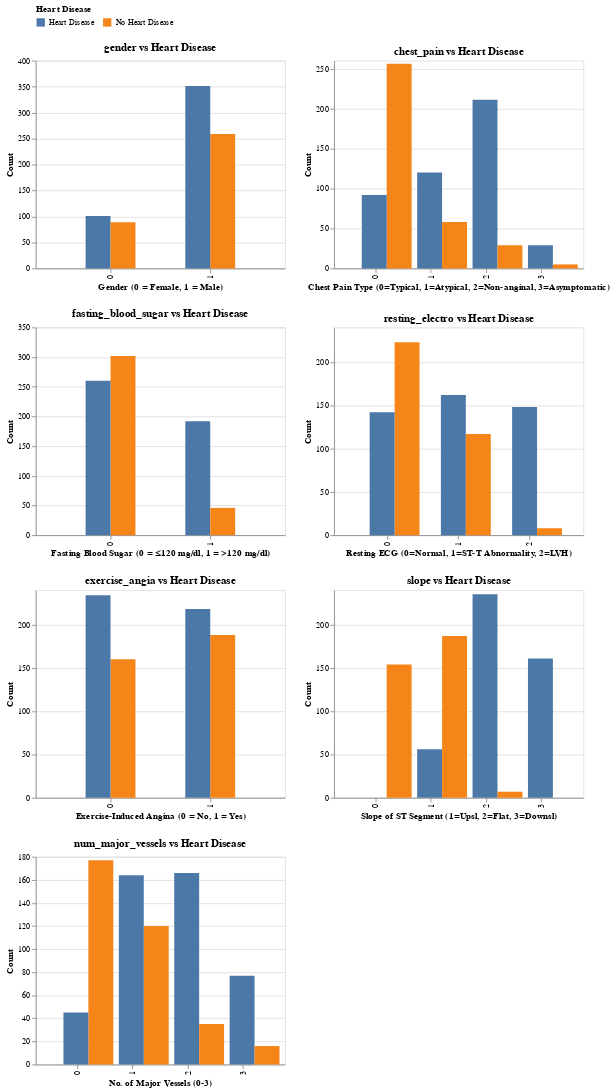

Here is the notebook cell this chart was saved with:
### Markdown cell above
#### Categorical Features vs Target

Grouped bar charts are used to compare categorical variables (e.g., gender, chest pain type) against the target variable. This identifies category-level patterns and helps determine how these features relate to heart disease.

The gender chart shows that more males were diagnosed with heart disease compared to females. The chest-pain chart shows that more people with typical chest pain have no heart disease, while Atypical and non-anginal chest pain tend to have higher heart-disease counts. Also, asymptomatic patients appear less among healthy individuals and more among those with heart disease.

For fasting blood sugar, most people fall in the normal range, and the heart-disease group is only slightly higher than the no-disease group. In the high blood-sugar category, the numbers are low for both, but individuals with heart disease are significantly higher than those without heart disease.

People without heart disease are more in the normal ECG category, while people with heart disease are more in the ST-T Abnormality and LVH categories. Exercise-induced angina clearly shows that people with chest pain during exercise are much more likely to have heart disease. The number of major blood vessels chart shows that people with a higher number of vessels tend to have higher heart disease counts. Finally, the slope of the ST segment shows that certain ECG patterns, like a flat or down-sloping ST, are more common in those with heart disease.

### Code cell
cat_cols = ['gender','chest_pain','fasting_blood_sugar','resting_electro','exercise_angia','slope','num_major_vessels']

axis_titles = {
    'gender': 'Gender (0 = Female, 1 = Male)',
    'chest_pain': 'Chest Pain Type (0=Typical, 1=Atypical, 2=Non-anginal, 3=Asymptomatic)',
    'fasting_blood_sugar': 'Fasting Blood Sugar (0 = ≤120 mg/dl, 1 = >120 mg/dl)',
    'resting_electro': 'Resting ECG (0=Normal, 1=ST-T Abnormality, 2=LVH)',
    'exercise_angia': 'Exercise-Induced Angina (0 = No, 1 = Yes)',
    'slope': 'Slope of ST Segment (1=Upsl, 2=Flat, 3=Downsl)',
    'num_major_vessels': 'No. of Major Vessels (0-3)'}

charts = []

for col in axis_titles.keys():
    chart = alt.Chart(train_heart).mark_bar(size=30).encode(
        x=alt.X(
            f'{col}:N',
            title=axis_titles[col],     
            scale=alt.Scale(paddingInner=0.5, paddingOuter=0.5)),
        xOffset='target:N',
        y=alt.Y('count()', title='Count'),
        color=alt.Color('target:N', title='Heart Disease'),
        tooltip=[alt.Tooltip('count()', title='Count')]).properties(
        title=f'{col} vs Heart Disease',
        width=300,
        height=250)
    charts.append(chart)


rows = []
for i in range(0, len(charts), 2):
    rows.append(alt.hconcat(*charts[i:i+2]))

final_chart = alt.vconcat(*rows).configure_legend(
    orient='top')
final_chart

### Figure 1 — Vega-Lite specification as saved in the notebook (floating-point values rounded to 4 significant figures; data arrays with more than 128 entries replaced by an {"elided": "..."} marker saying what was removed)
{"config": {"view": {"continuousWidth": 300, "continuousHeight": 300}, "legend": {"orient": "top"}}, "vconcat": [{"hconcat": [{"mark": {"type": "bar", "size": 30}, "encoding": {"color": {"field": "target", "title": "Heart Disease", "type": "nominal"}, "tooltip": [{"aggregate": "count", "title": "Count", "type": "quantitative"}], "x": {"field": "gender", "scale": {"paddingInner": 0.5, "paddingOuter": 0.5}, "title": "Gender (0 = Female, 1 = Male)", "type": "nominal"}, "xOffset": {"field": "target", "type": "nominal"}, "y": {"aggregate": "count", "title": "Count", "type": "quantitative"}}, "height": 250, "title": "gender vs Heart Disease", "width": 300}, {"mark": {"type": "bar", "size": 30}, "encoding": {"color": {"field": "target", "title": "Heart Disease", "type": "nominal"}, "tooltip": [{"aggregate": "count", "title": "Count", "type": "quantitative"}], "x": {"field": "chest_pain", "scale": {"paddingInner": 0.5, "paddingOuter": 0.5}, "title": "Chest Pain Type (0=Typical, 1=Atypical, 2=Non-anginal, 3=Asymptomatic)", "type": "nominal"}, "xOffset": {"field": "target", "type": "nominal"}, "y": {"aggregate": "count", "title": "Count", "type": "quantitative"}}, "height": 250, "title": "chest_pain vs Heart Disease", "width": 300}]}, {"hconcat": [{"mark": {"type": "bar", "size": 30}, "encoding": {"color": {"field": "target", "title": "Heart Disease", "type": "nominal"}, "tooltip": [{"aggregate": "count", "title": "Count", "type": "quantitative"}], "x": {"field": "fasting_blood_sugar", "scale": {"paddingInner": 0.5, "paddingOuter": 0.5}, "title": "Fasting Blood Sugar (0 = ≤120 mg/dl, 1 = >120 mg/dl)", "type": "nominal"}, "xOffset": {"field": "target", "type": "nominal"}, "y": {"aggregate": "count", "title": "Count", "type": "quantitative"}}, "height": 250, "title": "fasting_blood_sugar vs Heart Disease", "width": 300}, {"mark": {"type": "bar", "size": 30}, "encoding": {"color": {"field": "target", "title": "Heart Disease", "type": "nominal"}, "tooltip": [{"aggregate": "count", "title": "Count", "type": "quantitative"}], "x": {"field": "resting_electro", "scale": {"paddingInner": 0.5, "paddingOuter": 0.5}, "title": "Resting ECG (0=Normal, 1=ST-T Abnormality, 2=LVH)", "type": "nominal"}, "xOffset": {"field": "target", "type": "nominal"}, "y": {"aggregate": "count", "title": "Count", "type": "quantitative"}}, "height": 250, "title": "resting_electro vs Heart Disease", "width": 300}]}, {"hconcat": [{"mark": {"type": "bar", "size": 30}, "encoding": {"color": {"field": "target", "title": "Heart Disease", "type": "nominal"}, "tooltip": [{"aggregate": "count", "title": "Count", "type": "quantitative"}], "x": {"field": "exercise_angia", "scale": {"paddingInner": 0.5, "paddingOuter": 0.5}, "title": "Exercise-Induced Angina (0 = No, 1 = Yes)", "type": "nominal"}, "xOffset": {"field": "target", "type": "nominal"}, "y": {"aggregate": "count", "title": "Count", "type": "quantitative"}}, "height": 250, "title": "exercise_angia vs Heart Disease", "width": 300}, {"mark": {"type": "bar", "size": 30}, "encoding": {"color": {"field": "target", "title": "Heart Disease", "type": "nominal"}, "tooltip": [{"aggregate": "count", "title": "Count", "type": "quantitative"}], "x": {"field": "slope", "scale": {"paddingInner": 0.5, "paddingOuter": 0.5}, "title": "Slope of ST Segment (1=Upsl, 2=Flat, 3=Downsl)", "type": "nominal"}, "xOffset": {"field": "target", "type": "nominal"}, "y": {"aggregate": "count", "title": "Count", "type": "quantitative"}}, "height": 250, "title": "slope vs Heart Disease", "width": 300}]}, {"hconcat": [{"mark": {"type": "bar", "size": 30}, "encoding": {"color": {"field": "target", "title": "Heart Disease", "type": "nominal"}, "tooltip": [{"aggregate": "count", "title": "Count", "type": "quantitative"}], "x": {"field": "num_major_vessels", "scale": {"paddingInner": 0.5, "paddingOuter": 0.5}, "title": "No. of Major Vessels (0-3)", "type": "nominal"}, "xOffset": {"field": "target", "type": "nominal"}, "y": {"aggregate": "count", "title": "Count", "type": "quantitative"}}, "height": 250, "title": "num_major_vessels vs Heart Disease", "width": 300}]}], "data": {"name": "data-b296bac3fddf3d70c7710599b2355f45"}, "$schema": "https://vega.github.io/schema/vega-lite/v5.20.1.json", "datasets": {"data-b296bac3fddf3d70c7710599b2355f45": {"elided": "800 records"}}}
